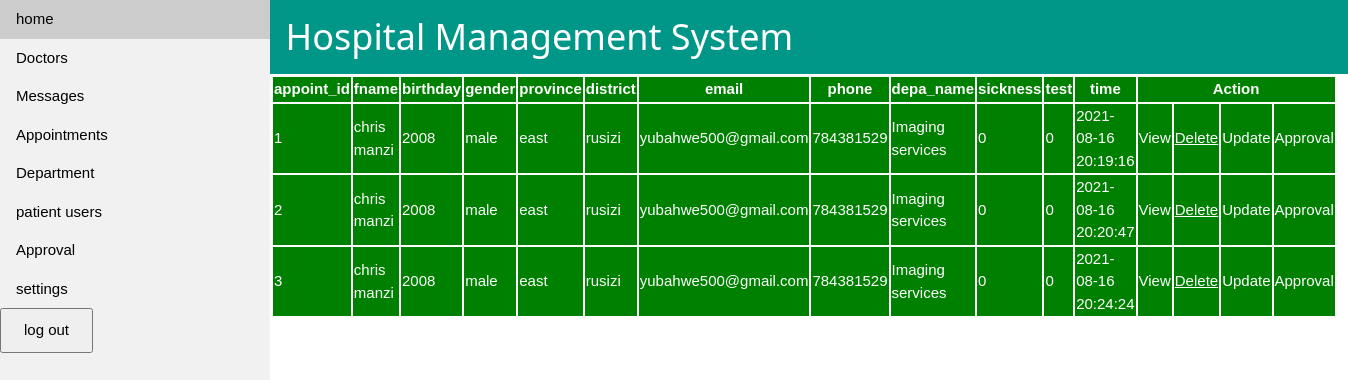
Screenshot of /appointments.php with the database file from the repository.
### tables this page shows
CREATE TABLE `appointments` (
  `fname` varchar(255) NOT NULL,
  `birthday` int(11) NOT NULL,
  `gender` varchar(255) NOT NULL,
  `province` varchar(255) NOT NULL,
  `district` varchar(255) NOT NULL,
  `email` varchar(255) NOT NULL,
  `phone` int(11) NOT NULL,
  `depa_name` varchar(255) NOT NULL,
  `sickness` varchar(255) NOT NULL,
  `test` varchar(255) NOT NULL,
  `created_at` timestamp NOT NULL DEFAULT current_timestamp(),
  `appoint_id` int(11) NOT NULL
);

### appointments.php (the view, shortened to what this page needs)
<?php
include('dashboard/db_connect.php');
$sql = 'SELECT * FROM appointments';
$result = mysqli_query($conn, $sql);
$appointments = mysqli_fetch_all($result, MYSQLI_ASSOC);
?>
<!DOCTYPE html>
<html>
<link rel="stylesheet"  href="boot.css">
<body>
<div class="w3-sidebar w3-light-grey w3-bar-block" class="sidebar" style="width:20%">
  <div >
  <a href="hospitaldash.php" class="w3-bar-item w3-button">home</a>
  <a href="#" class="w3-bar-item w3-button">Doctors</a>
  <a href="messages.php" class="w3-bar-item w3-button">Messages</a>
  <a href="#" class="w3-bar-item w3-button">Appointments</a>
  <a href="#" class="w3-bar-item w3-button">Department</a>
  <a href="patient.php" class="w3-bar-item w3-button">patient users</a>
  <a href="#" class="w3-bar-item w3-button">Approval</a>
  <a href="#" class="w3-bar-item w3-button">settings</a>
 <button><a href="logout.php" class="w3-bar-item w3-button">log out</a></button>
 </div>
</div>
<div style="margin-left:20%">
<div class="w3-container w3-teal">
  <h1>Hospital Management System</h1>
  </div>
</div>
<table style="width:70%;margin-left:270px;border:1px solid white">
		 <tr style="margin:auto; padding:40px; background-color:green;color:white;width:50%;">
		 <th style="font-family:  sans-serif">appoint_id</th>
		 <th style="font-family:  sans-serif">fname</th>
     <th style="font-family:  sans-serif">birthday</th>
     <th style="font-family:  sans-serif">gender</th>
     <th style="font-family:  sans-serif">province</th>
     <th style="font-family:  sans-serif">district</th>
     <th style="font-family:  sans-serif">email</th>
     <th style="font-family:  sans-serif">phone</th>
		 <th style="font-family:  sans-serif">depa_name</th>
         <th style="font-family:  sans-serif">sickness</th>
         <th style="font-family:  sans-serif">test</th>
         <th style="font-family:  sans-serif">time</th>
         <th style="font-family:  sans-serif" colspan=4>Action</th>
</tr>
 <?php foreach($appointments as $appointment): ?>
	<tr  style="margin:auto; padding:40px; background-color:green;color:white;width:50%;">
        <td style="width: 20px;"><?php echo $appointment['appoint_id'] ?></td>
         <td style="width:20px; " ><?php echo $appointment['fname'] ?></td>
         <td style="width:20px; "><?php echo $appointment['birthday'] ?></td>
         <td style="width:20px; "><?php echo $appointment['gender'] ?></td>
         <td style="width:20px; "><?php echo $appointment['province'] ?></td>
         <td style="width:20px; "><?php echo $appointment['district'] ?></td>
         <td style="width:20px; "><?php echo $appointment['email'] ?></td>
         <td style="width:20px; "><?php echo $appointment['phone'] ?></td>
         <td style="width:20px; "><?php echo $appointment['depa_name'] ?></td>
          <td style="width:20px; "><?php echo $appointment['sickness'] ?></td>
          <td style="width:20px; "><?php echo $appointment['test'] ?></td>
          <td style="width:20px; "><?php echo $appointment['created_at'] ?></td>
         <td style="width:20px; ">View</td>
         <td style="width:20px; "><a href="appointments.php?id=<?php echo $appointment['appoint_id']; ?>">Delete</a></td>
         <td style="width:20px; ">Update</td>
         <td style="width:20px; ">Approval</td>
 </tr>
 <?php endforeach; ?>
 </table>
</body>
</html>

### boot.css (style rules this page uses)
html { box-sizing:border-box }
*,*:before,*:after { box-sizing:inherit }
html { -ms-text-size-adjust:100%;-webkit-text-size-adjust:100% }
body { margin:0 }
a { background-color:transparent }
button,input,select,textarea,optgroup { font:inherit;margin:0 }
button,input { overflow:visible }
button,select { text-transform:none }
button,[type=button],[type=reset],[type=submit] { -webkit-appearance:button }
html,body { font-family:Verdana,sans-serif;font-size:15px;line-height:1.5 }
html { overflow-x:hidden }
h1 { font-size:36px }
h1,h2,h3,h4,h5,h6 { font-family:"Segoe UI",Arial,sans-serif;font-weight:400;margin:10px 0 }
a { color:inherit }
.w3-btn,.w3-button { border:none;display:inline-block;padding:8px 16px;vertical-align:middle;overflow:hidden;text-decoration:none;color:inherit;background-color:inherit;text-align:center;cursor:pointer;white-space:nowrap }
.w3-btn,.w3-button { -webkit-touch-callout:none;-webkit-user-select:none;-khtml-user-select:none;-moz-user-select:none;-ms-user-select:none;user-select:none }
.w3-sidebar { height:100%;width:200px;background-color:#fff;position:fixed!important;z-index:1;overflow:auto }
.w3-bar-block .w3-bar-item { width:100%;display:block;padding:8px 16px;text-align:left;border:none;white-space:normal;float:none;outline:0 }
.w3-container:after,.w3-container:before,.w3-panel:after,.w3-panel:before,.w3-row:after,.w3-row:before,.w3-row-padding:after,.w3-row-padding:before, .w3-cell-row:before,.w3-cell-row:after,.w3-clear:after,.w3-clear:before,.w3-bar:before,.w3-bar:after { content:"";display:table;clear:both }
.w3-container,.w3-panel { padding:0.01em 16px }
.w3-teal,.w3-hover-teal:hover { color:#fff!important;background-color:#009688!important }
.w3-light-grey,.w3-hover-light-grey:hover,.w3-light-gray,.w3-hover-light-gray:hover { color:#000!important;background-color:#f1f1f1!important }

### rows the page displays
appointments: appoint_id "1", fname "chris manzi", birthday "2008", gender "male", province "east", district "rusizi", email "yubahwe500@gmail.com", phone "784381529", depa_name "Imaging services", sickness "0", test "0", created_at "2021-08-16 20:19:16"
appointments: appoint_id "2", fname "chris manzi", birthday "2008", gender "male", province "east", district "rusizi", email "yubahwe500@gmail.com", phone "784381529", depa_name "Imaging services", sickness "0", test "0", created_at "2021-08-16 20:20:47"
appointments: appoint_id "3", fname "chris manzi", birthday "2008", gender "male", province "east", district "rusizi", email "yubahwe500@gmail.com", phone "784381529", depa_name "Imaging services", sickness "0", test "0", created_at "2021-08-16 20:24:24"
